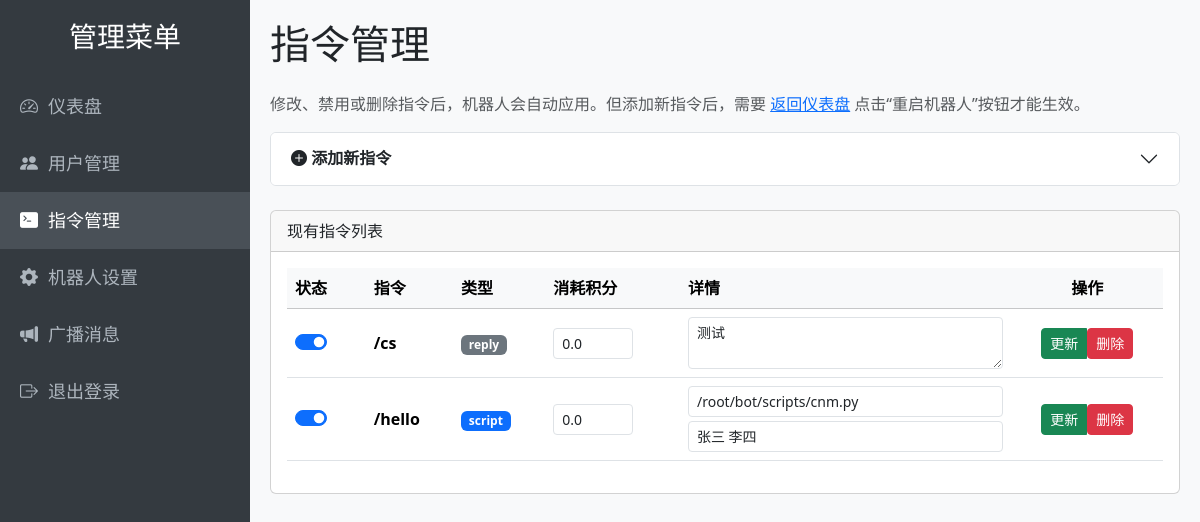
The app's page /commands (signed in) with its own data.
### tables this page shows
CREATE TABLE commands (
        name TEXT PRIMARY KEY,
        cost REAL NOT NULL DEFAULT 1,
        script_path TEXT NOT NULL,
        description TEXT,
        placeholder TEXT,
        is_enabled INTEGER NOT NULL DEFAULT 1
    , command_type TEXT NOT NULL DEFAULT 'script', reply_text TEXT);

### backend/app.py (the view)
@app.route('/commands')
@login_required
def list_commands():
    conn = get_db_connection()
    commands = conn.execute('SELECT * FROM commands ORDER BY name').fetchall()
    conn.close()
    return render_template('commands.html', commands=commands)

### backend/app.py (called while the page is built)
def get_db_connection():
    conn = sqlite3.connect(DATABASE_PATH)
    conn.row_factory = sqlite3.Row
    return conn

def login_required(f):
    @wraps(f)
    def decorated_function(*args, **kwargs):
        if not session.get('logged_in'): return redirect(url_for('login'))
        return f(*args, **kwargs)
    return decorated_function

### backend/templates/commands.html (shortened to what this page needs)
{% extends 'base.html' %}
{% block content %}
<h1 class="mb-4">指令管理</h1>
<p class="text-muted">修改、禁用或删除指令后，机器人会自动应用。但添加新指令后，需要 <a href="{{ url_for('dashboard') }}">返回仪表盘</a> 点击“重启机器人”按钮才能生效。</p>
<div class="accordion mb-4" id="addCommandAccordion">
    <div class="accordion-item">
        <h2 class="accordion-header"><button class="accordion-button collapsed" type="button" data-bs-toggle="collapse" data-bs-target="#collapseOne"><strong><i class="bi bi-plus-circle-fill"></i> 添加新指令</strong></button></h2>
    </div>
</div>
<div class="card"><div class="card-header">现有指令列表</div>
    <div class="card-body"><div class="table-responsive">
        <table class="table table-hover align-middle">
            <thead class="table-light"><tr><th>状态</th><th>指令</th><th>类型</th><th>消耗积分</th><th>详情</th><th class="text-center">操作</th></tr></thead>
            <tbody>
                {% for cmd in commands %}
                <tr><form action="{{ url_for('update_command') }}" method="post">
                    <td><div class="form-check form-switch"><input class="form-check-input" type="checkbox" name="is_enabled" {% if cmd.is_enabled %}checked{% endif %}></div></td>
                    <td><strong>/{{ cmd.name }}</strong></td>
                    <td><span class="badge bg-{{ 'primary' if cmd.command_type == 'script' else 'secondary' }}">{{ cmd.command_type }}</span></td>
                    <td><input type="number" name="cost" value="{{ cmd.cost }}" class="form-control form-control-sm" style="width: 80px;" step="0.1"></td>
                    <td>
                        {% if cmd.command_type == 'script' %}
                        <input type="text" name="script_path" value="{{ cmd.script_path or '' }}" class="form-control form-control-sm mb-1" placeholder="脚本路径">
                        <input type="text" name="placeholder" value="{{ cmd.placeholder or '' }}" class="form-control form-control-sm" placeholder="参数提示">
                        {% else %}
                        <textarea name="reply_text" class="form-control form-control-sm" rows="2" placeholder="回复内容">{{ cmd.reply_text or '' }}</textarea>
                        {% endif %}
                    </td>
                    <td class="text-center"><div class="btn-group">
                        <button type="submit" class="btn btn-sm btn-success">更新</button>
                        </form>
                        <form action="{{ url_for('delete_command', name=cmd.name) }}" method="post" onsubmit="return confirm('确定删除 /{{ cmd.name }} 指令吗？');"><button type="submit" class="btn btn-sm btn-danger">删除</button></form>
                    </div></td>
                {% endfor %}
    </div></div>
{% endblock %}

### backend/templates/base.html (style rules this page uses)
body { background-color: #f8f9fa; }

### records on screen
commands: is_enabled "☑", name "cs", command_type "reply", cost "0.0", reply_text "测试"
commands: is_enabled "☑", name "hello", command_type "script", cost "0.0", script_path "/root/bot/scripts/cnm.py", placeholder "张三 李四"
